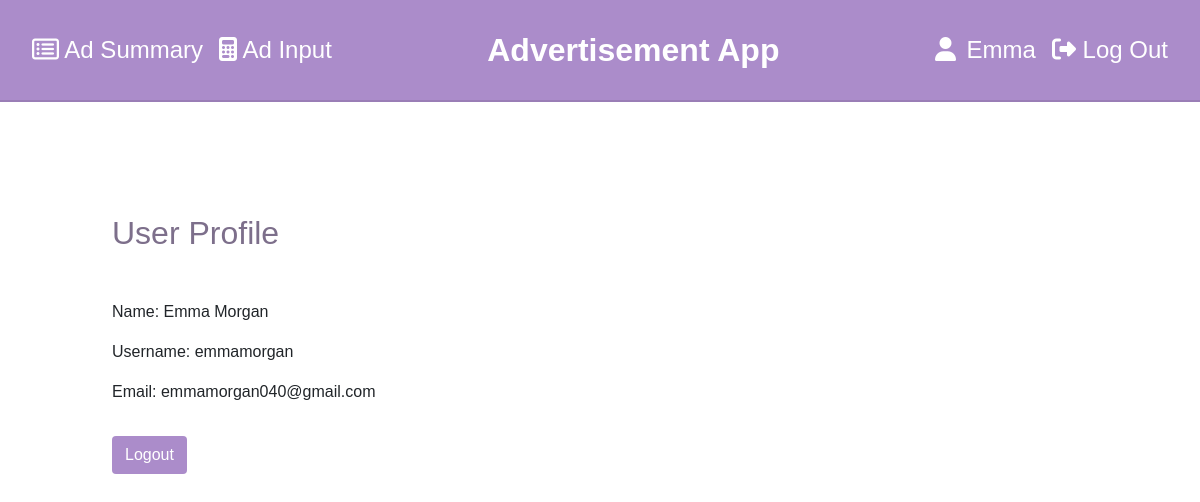
The app's page /ads/profile/ (signed in) with its own data.
### ads/models.py (models this page shows)
class UserProfile(models.Model):
    user = models.OneToOneField(User, on_delete=models.CASCADE)

### ads/views.py (the view)
# urls.py: path("profile/", views.profile, name="profile"),
@login_required
def profile(request):
    user_profile = request.user.userprofile
    return render(request, "account/profile.html", {"user_profile": user_profile})

### templates/account/profile.html (shortened to what this page needs)
{% extends 'base.html' %}
{% block content %}
    {% if user.is_authenticated %}
        <h2 class="ad-input-heading">User Profile</h2>
        <div class="ad-input-container">
            <p>Name: {{ user_profile.user.first_name }} {{ user_profile.user.last_name }}</p>
            <p>Username: {{ user_profile.user.username }}</p>
            <p>Email: {{ user_profile.user.email }}</p>
            <form action="{% url 'logout' %}" method="post">
                <button class="btn btn-logout" type="submit">Logout</button>
            </form>
        </div>
    {% else %}
        <p>You are not logged in.</p>
    {% endif %}
{% endblock %}

### templates/partials/_navbar.html (shortened to what this page needs)
{% load static %}
<div>
    <nav class="navbar navbar-expand-lg">
        <div class="app-section collapse navbar-collapse" id="navbarNav">
          <ul class="navbar-nav">
            <li class="nav-item">
                <a class="nav-link" href="{% url 'ad_summary' %}">
                    <i class="fa fa-list-alt"></i>
                      Ad Summary
                </a>
            </li>
            <li class="nav-item">
                <a class="nav-link" href="{% url 'ad_input' %}">
                    <i class="fa fa-calculator"></i>
                    Ad Input
                </a>
            </li>
          </ul>
        </div>
        <div class="main-title">Advertisement App</div>
        <div class="user-section collapse navbar-collapse" id="navbarNav">
            {% if request.user.is_authenticated %}
            <ul class="navbar-nav">
                <li class="nav-item active">
                    <a class='nav-link' href="{% url 'profile' %}">
                        <i class="fa fa-user pr-1"></i>
                        {{ request.user.first_name|title }}
                    </a>
                </li>
                <li class="nav-item">
                    <a class='nav-link' href="{% url 'logout' %}" onclick="event.preventDefault(); document.getElementById('logout-form').submit();">
                        <i class="fa fa-sign-out"></i> Log Out
                    </a>
                </li>
            </ul>
            {% endif %}
        </div>
    </nav>
</div>

### static/css/style.css (style rules this page uses)
.navbar { background-color: #ab8cca; color: white; border-bottom: 2px solid rgba(0, 0, 0, .0975); padding: 1.5rem; }
.navbar a { color: white; }
.user-section { font-size: 1.5rem; justify-content: flex-end; }
.app-section { font-size: 1.5rem; }
.user-section a { padding-left: 15px; }
.main-title { font-size: 2rem; font-weight: bold; }
body { margin: 0; font-family: sans-serif; }
.ad-input-heading { padding: 2rem; margin: 0; color: #7d6f8b; }
.ad-input-container { padding: 1rem 1rem 1rem 2rem; }
.btn-logout { background: #ab8cca; color: white; margin: 1rem 0rem 0rem 0rem; }

### records on screen
UserProfile: user.first_name "Emma", user.last_name "Morgan", user.username "emmamorgan", user.email "emmamorgan040@gmail.com"

### other values on screen
{{ request.user.first_name|title }} "Emma"
